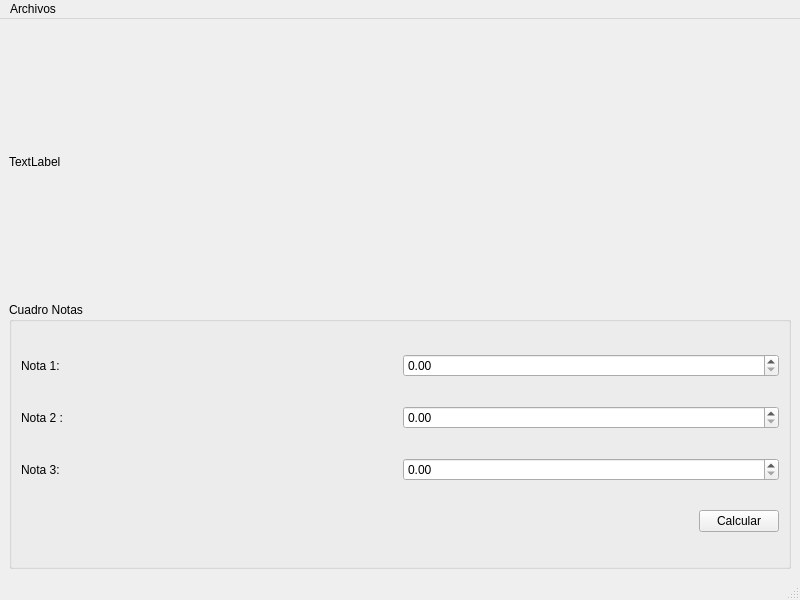
<?xml version="1.0" encoding="UTF-8"?>
<ui version="4.0">
 <class>Principal</class>
 <widget class="QMainWindow" name="Principal">
  <property name="geometry">
   <rect>
    <x>0</x>
    <y>0</y>
    <width>800</width>
    <height>600</height>
   </rect>
  </property>
  <property name="windowTitle">
   <string>Principal</string>
  </property>
  <widget class="QWidget" name="centralwidget">
   <layout class="QVBoxLayout" name="verticalLayout_2">
    <item>
     <widget class="QLabel" name="outCuadro">
      <property name="text">
       <string>TextLabel</string>
      </property>
     </widget>
    </item>
    <item>
     <widget class="QGroupBox" name="groupBox">
      <property name="title">
       <string>Cuadro Notas</string>
      </property>
      <layout class="QVBoxLayout" name="verticalLayout">
       <item>
        <layout class="QHBoxLayout" name="horizontalLayout">
         <item>
          <widget class="QLabel" name="label">
           <property name="text">
            <string>Nota 1:</string>
           </property>
          </widget>
         </item>
         <item>
          <widget class="QDoubleSpinBox" name="doubleSpinBox"/>
         </item>
        </layout>
       </item>
       <item>
        <layout class="QHBoxLayout" name="horizontalLayout_2">
         <item>
          <widget class="QLabel" name="label_2">
           <property name="text">
            <string>Nota 2 :</string>
           </property>
          </widget>
         </item>
         <item>
          <widget class="QDoubleSpinBox" name="doubleSpinBox_2"/>
         </item>
        </layout>
       </item>
       <item>
        <layout class="QHBoxLayout" name="horizontalLayout_3">
         <item>
          <widget class="QLabel" name="label_3">
           <property name="text">
            <string>Nota 3:</string>
           </property>
          </widget>
         </item>
         <item>
          <widget class="QDoubleSpinBox" name="doubleSpinBox_3"/>
         </item>
        </layout>
       </item>
       <item>
        <layout class="QHBoxLayout" name="horizontalLayout_4">
         <item>
          <spacer name="horizontalSpacer">
           <property name="orientation">
            <enum>Qt::Horizontal</enum>
           </property>
           <property name="sizeHint" stdset="0">
            <size>
             <width>40</width>
             <height>20</height>
            </size>
           </property>
          </spacer>
         </item>
         <item>
          <widget class="QPushButton" name="pushButton">
           <property name="text">
            <string>Calcular</string>
           </property>
          </widget>
         </item>
        </layout>
       </item>
      </layout>
     </widget>
    </item>
   </layout>
  </widget>
  <widget class="QMenuBar" name="menubar">
   <property name="geometry">
    <rect>
     <x>0</x>
     <y>0</y>
     <width>800</width>
     <height>21</height>
    </rect>
   </property>
   <widget class="QMenu" name="menuArchivos">
    <property name="title">
     <string>Archivos</string>
    </property>
    <addaction name="actionGuardar"/>
    <addaction name="actionSalir"/>
   </widget>
   <addaction name="menuArchivos"/>
  </widget>
  <widget class="QStatusBar" name="statusbar"/>
  <action name="actionGuardar">
   <property name="icon">
    <iconset theme="Save"/>
   </property>
   <property name="text">
    <string>Guardar</string>
   </property>
   <property name="shortcut">
    <string>Ctrl+S</string>
   </property>
  </action>
  <action name="actionSalir">
   <property name="text">
    <string>Salir</string>
   </property>
   <property name="shortcut">
    <string>Ctrl+Q</string>
   </property>
  </action>
 </widget>
 <resources/>
 <connections/>
</ui>
